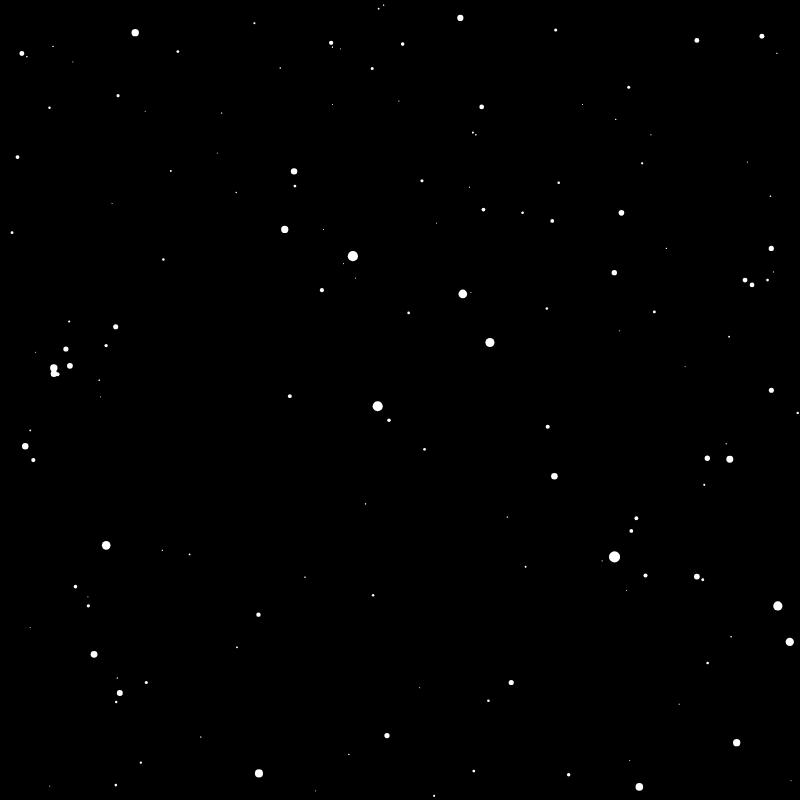
Frame 1 (no input)
Frame 60 (no input): identical to frame 1, image omitted
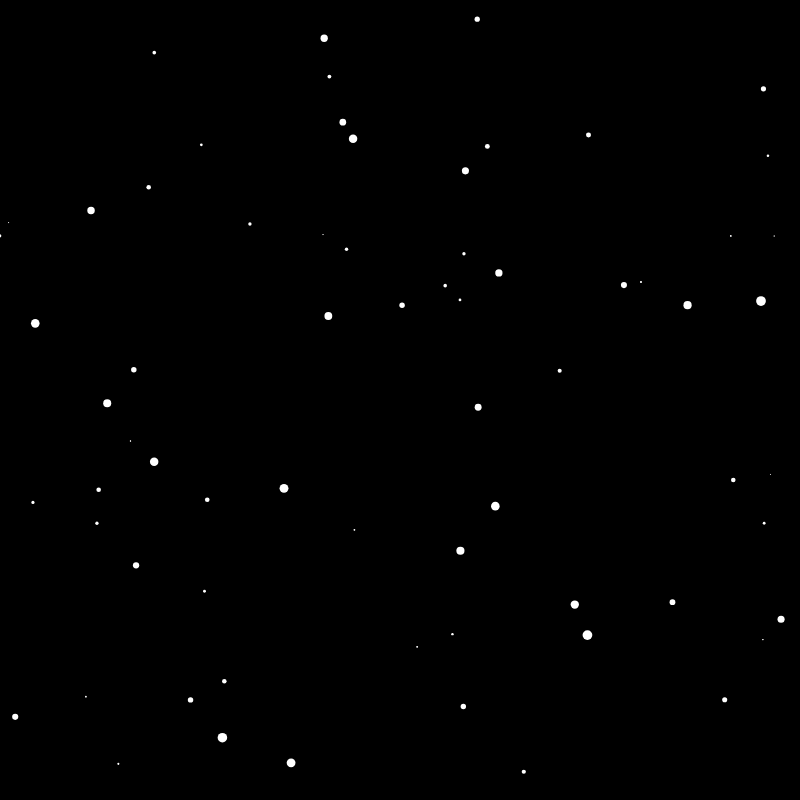
Frame 120 (the mouse pressed at the canvas centre since frame 60)

The p5.js sketch that drew these frames (run headless with seeded random() and noise() and a simulated clock; from frame 60 on, the mouse is pressed at the canvas centre):

// p5.js sketch
// ── sketch.js
var stars=[];
var speed;

function setup() {
  
    createCanvas(800, 800);
    for(var i=0;i<400;i++)
        stars[i]= new Star();
}





function draw() {
    
    background(0);
    speed=map(mouseX,0,width,0,50);//se kemi ber akoma translate ne kete pik perndryshe duhet ta kishim ber nga -width/2-width/2
    
    translate(width/2,height/2); // qe te jete si pik reference mesi i canvas normalist merret cepi lart majtas( e bejm sepse e duam te zhduken nga mesi) mendon sikur kjo e reja eshte pika 0.0 zhvendos origjinen!!!
    
    for(var i=0;i<400;i++)
        {
        stars[i].display();
        stars[i].move();
        /*    console.log(stars[i].sx);
            console.log(stars[i].sy); */
      
        }
   
 

}

/*
function mousePressed(){
    console.log(map(-5,0,1,0,width/2)); //funskioni map i perkthen vlerat dhe po te jen negative sikur te jen pozitive dhe u ve minus
                                         gjithashtu kufijt nga 0ne 1 mund te kalohen nuk eshte se jan tamam kufijt qe leviz po per 1 levizje aq te vogel ndryshon aq shum vlera qe kthen map
}
*/

function Star(){
    
    this.x=random(-width,width);
    this.y=random(-height,height);
    this.z=random(width);    // po ta kishim vetem width ben qe heren e par kur te dalin  yjet te jene te gjitha brenda
    this.pz=this.z;
    
    this.move=function(){
        this.z-=speed;   // speed e deklarojme globale per te kontrolluar shpejtesine sipas mouse
        if(this.z<1)
        {
            this.z=random(width);  //po mos ta benim random do na zhdukeshin dhe dilnin ne te njejten koh sepse kan te njejten z fillestare
            this.x=random(-width,width);
            this.y=random(-height,height);
            this.pz=this.z;
        }
    }
    
    this.display=function(){
        fill(255);
        noStroke();
  
        this.sx=map(this.x/this.z,0,1,0,width/2);  //prandaj i marrim kufijt 0-1 se per ndryshime te vogla te z duam qe te ndryshoj shum pozicioni saj
        this.sy=map(this.y/this.z,0,1,0,width/2); //dhe se raporti gjithnje heren e par eshte nga 0-1
        
        this.r=map(this.z,0,width,12,0);  //duke u afruar duke u zmadhuar kur z eshte 0 dmth qe jane ktu afer eshte zmadhuar ne max
        ellipse(this.sx,this.sy,this.r,this.r);
                                                //nqs this.pz=thi.z do ishte ktu sdo dilte fare vize ne ekran
       this.px=map(this.x/this.z,0,1,0,width/2);
        this.py=map(this.y/this.z,0,1,0,width/2);
        
        this.pz=this.z;// krijon nje viz super te vogel sepse this.pz e merr vleren nje cikel  me vones dhe krijon nje distanc shume te vogel sepse llogaritet px dhe py para
        
        stroke(255);
        line(this.px,this.py,this.sx,this.sy);
    }
}
    
    
    
    
    
    
